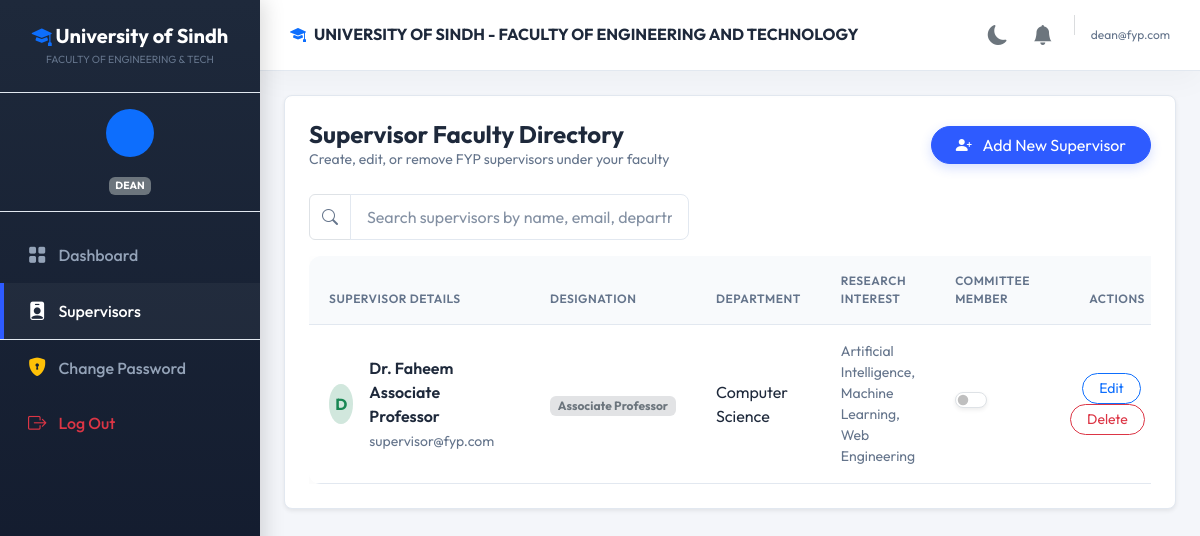
/dean/supervisors (signed in), run on the app's committed database.
### tables this page shows
CREATE TABLE supervisors (
    user_id INT PRIMARY KEY,
    name VARCHAR(100) NOT NULL,
    designation VARCHAR(100) NOT NULL,
    department VARCHAR(100) NOT NULL,
    research_interest TEXT DEFAULT NULL,
    FOREIGN KEY (user_id) REFERENCES users(id) ON DELETE CASCADE
);

CREATE TABLE users (
    id INT AUTO_INCREMENT PRIMARY KEY,
    email VARCHAR(255) NOT NULL UNIQUE,
    cnic VARCHAR(50) DEFAULT NULL UNIQUE,
    password VARCHAR(255) NOT NULL,
    role ENUM('admin', 'dean', 'student', 'supervisor', 'committee') NOT NULL,
    status ENUM('pending', 'approved', 'rejected') DEFAULT 'pending',
    reset_token VARCHAR(255) DEFAULT NULL,
    reset_token_expiry DATETIME DEFAULT NULL,
    created_at TIMESTAMP DEFAULT CURRENT_TIMESTAMP
);

### src/Controller/DeanController.php (called while the page is built, shortened)
<?php
class DeanController extends BaseController {
    public function supervisors() {
        $db = \Database::getInstance()->getConnection();
        $supervisors = $db->query("SELECT s.*, u.email, (CASE WHEN c.user_id IS NOT NULL THEN 1 ELSE 0 END) as is_committee FROM supervisors s JOIN users u ON s.user_id = u.id LEFT JOIN committees c ON s.user_id = c.user_id ORDER BY s.name ASC")->fetchAll();
        $this->render('dean/supervisors', [
            'supervisors' => $supervisors
        ]);
    }
}

### src/View/dean/supervisors.php (the view, shortened to what this page needs)
<div class="card border-0 shadow-sm rounded-3 p-4 bg-white">
    <div class="d-flex flex-column flex-sm-row align-items-sm-center justify-content-between gap-3 mb-4">
        <div>
            <h4 class="fw-bold text-dark m-0">Supervisor Faculty Directory</h4>
            <p class="text-muted m-0 small">Create, edit, or remove FYP supervisors under your faculty</p>
        </div>
        <button class="btn btn-primary rounded-pill px-4 align-self-start align-self-sm-center" data-bs-toggle="modal" data-bs-target="#createSupervisorModal">
            <i class="bi bi-person-plus-fill me-2"></i> Add New Supervisor
        </button>
    </div>
    <div class="mb-3">
        <div class="input-group" style="max-width: 380px;">
            <span class="input-group-text bg-white"><i class="bi bi-search text-muted"></i></span>
            <input type="text" class="form-control table-search" placeholder="Search supervisors by name, email, department..." data-target="supervisors-table">
        </div>
    </div>
    <div class="table-responsive">
        <table class="table table-hover align-middle border-0 m-0" id="supervisors-table">
            <thead>
                <tr>
                    <th>Supervisor Details</th>
                    <th>Designation</th>
                    <th>Department</th>
                    <th>Research Interest</th>
                    <th>Committee Member</th>
                    <th class="text-end">Actions</th>
                </tr>
            </thead>
            <tbody>
                <?php foreach($supervisors as $s): ?>
                <tr>
                    <td>
                        <div class="d-flex align-items-center gap-3">
                            <div class="avatar bg-success-subtle text-success rounded-circle d-flex align-items-center justify-content-center" style="width: 40px; height: 40px; font-weight: bold;">
                                <?php echo strtoupper(substr($s['name'], 0, 1)); ?>
                            </div>
                            <div>
                                <div class="fw-semibold text-dark"><?php echo htmlspecialchars($s['name']); ?></div>
                                <small class="text-muted"><?php echo htmlspecialchars($s['email']); ?></small>
                            </div>
                        </div>
                    </td>
                    <td><span class="badge bg-secondary-subtle text-secondary px-2.5 py-1.5"><?php echo htmlspecialchars($s['designation']); ?></span></td>
                    <td><?php echo htmlspecialchars($s['department']); ?></td>
                    <td>
                        <div class="text-wrap small text-muted" style="max-width: 200px;">
                            <?php echo htmlspecialchars($s['research_interest'] ?? 'Not specified'); ?>
                        </div>
                    </td>
                    <td>
                        <form action="<?php echo dirname($_SERVER['SCRIPT_NAME']) === '/' || dirname($_SERVER['SCRIPT_NAME']) === '\\' ? '' : dirname($_SERVER['SCRIPT_NAME']); ?>/dean/supervisors/toggle-committee" method="POST" class="d-inline">
                            <div class="form-check form-switch d-inline-block">
                                <input class="form-check-input shadow-sm" type="checkbox" role="switch" onchange="this.form.submit()" <?php echo $s['is_committee'] ? 'checked' : ''; ?> style="cursor: pointer;">
                            </div>
                        </form>
                    </td>
                    <td class="text-end">
                        <button class="btn btn-sm btn-outline-primary rounded-pill px-3 me-1" data-bs-toggle="modal" data-bs-target="#editModal<?php echo $s['user_id']; ?>">Edit</button>
                        <a href="<?php echo dirname($_SERVER['SCRIPT_NAME']) === '/' || dirname($_SERVER['SCRIPT_NAME']) === '\\' ? '' : dirname($_SERVER['SCRIPT_NAME']); ?>/dean/supervisors/delete?id=<?php echo $s['user_id']; ?>" class="btn btn-sm btn-outline-danger rounded-pill px-3" onclick="return confirm('Are you sure you want to delete this supervisor? This will delete their user account permanently.')">Delete</a>
                    </td>
                </tr>
                <?php endforeach; ?>
            </tbody>
        </table>
    </div>
</div>

### public/css/style.css (style rules this page uses)
:root { --primary-color: #2E5BFF; --primary-hover: #1A40D4; --secondary-color: #0D9488; --accent-color: #F59E0B; --bg-color: #f4f6fa; --card-bg: #ffffff; --card-shadow: 0 10px 30px rgba(0, 0, 0, 0.03); --text-primary: #1e293b; --text-secondary: #64748b; --border-color: #e2e8f0; --sidebar-bg: linear-gradient(180deg, #1e293b 0%, #0f172a 100%); --sidebar-link: #94a3b8; --sidebar-link-hover: #ffffff; --navbar-bg: #ffffff; --table-header-bg: #f8fafc; --table-hover-bg: #f1f5f9; --form-bg: #ffffff; --border-radius-sm: 8px; --border-radius-md: 12px; --border-radius-lg: 16px; --sidebar-width: 260px; --transition-speed: 0.3s; }
body { font-family: 'Outfit', sans-serif; background-color: var(--bg-color); color: var(--text-primary); overflow-x: hidden; transition: background-color var(--transition-speed) ease, color var(--transition-speed) ease; }
.btn-primary { background-color: var(--primary-color); border-color: var(--primary-color); box-shadow: 0 4px 12px rgba(46, 91, 255, 0.2); }
.table { background: var(--card-bg) !important; border-radius: var(--border-radius-md); overflow: hidden; box-shadow: var(--card-shadow); color: var(--text-primary) !important; border-color: var(--border-color) !important; }
.table tr, .table td { background-color: var(--card-bg) !important; color: var(--text-primary) !important; border-bottom: 1px solid var(--border-color) !important; }
.table th { background-color: var(--table-header-bg) !important; color: var(--text-secondary) !important; font-weight: 600; text-transform: uppercase; font-size: 0.75rem; letter-spacing: 0.5px; padding: 16px 20px; border-bottom: 1px solid var(--border-color) !important; }
.table td { padding: 16px 20px; vertical-align: middle; }
.form-control, .form-select { padding: 10px 16px; border-radius: var(--border-radius-sm); border: 1px solid var(--border-color); background-color: var(--form-bg); color: var(--text-primary); transition: border-color 0.2s ease, background-color 0.2s ease; }
.form-control::placeholder { color: var(--text-secondary); opacity: 0.8; }
.card { background-color: var(--card-bg) !important; border: 1px solid var(--border-color) !important; color: var(--text-primary) !important; }
.text-dark { color: var(--text-primary) !important; }
.text-muted { color: var(--text-secondary) !important; }
.bg-white { background-color: var(--card-bg) !important; }
.table-responsive { position: relative; scrollbar-width: thin; scrollbar-color: var(--primary-color) var(--table-header-bg); }

### data on the page
supervisors: name "D", name "Dr. Faheem Associate Professor", user_id.email "supervisor@fyp.com", designation "Associate Professor", department "Computer Science", research_interest "Artificial Intelligence, Machine Learning, Web Engineering"

### other printed values
$role "DEAN"
$email "dean@fyp.com"
